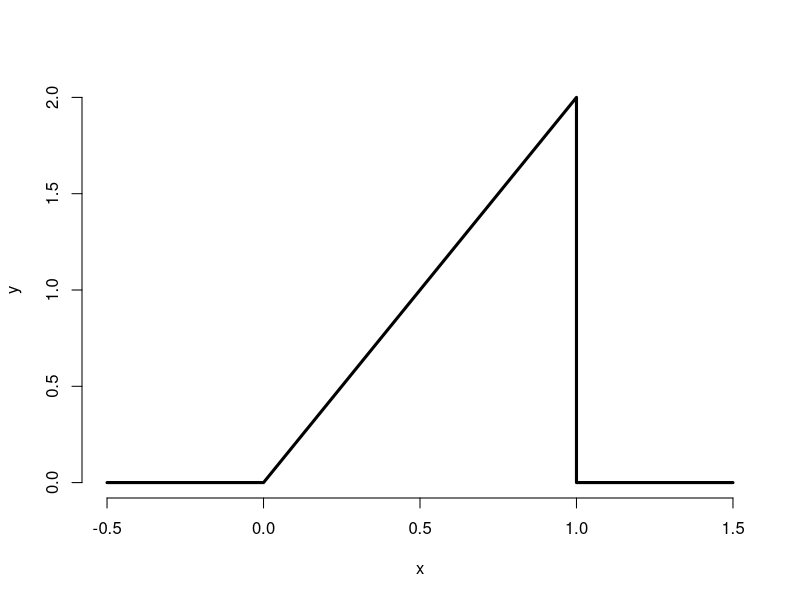
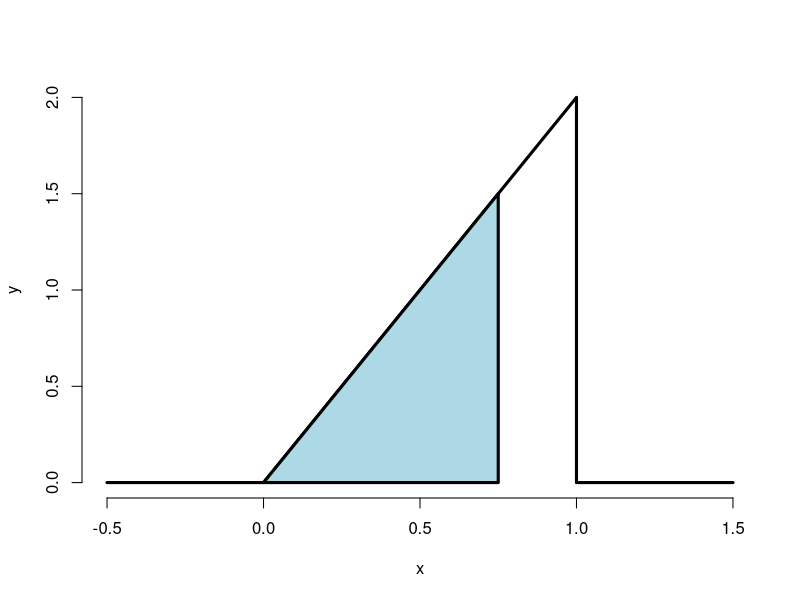
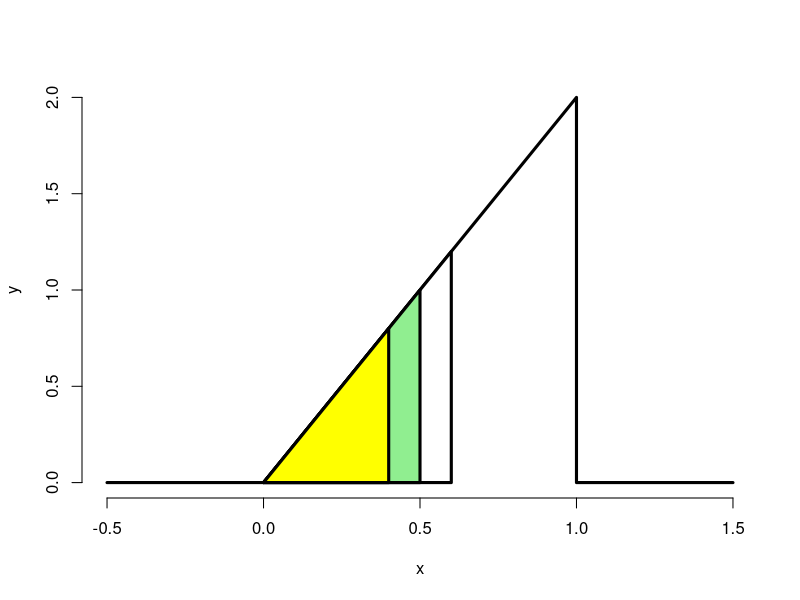
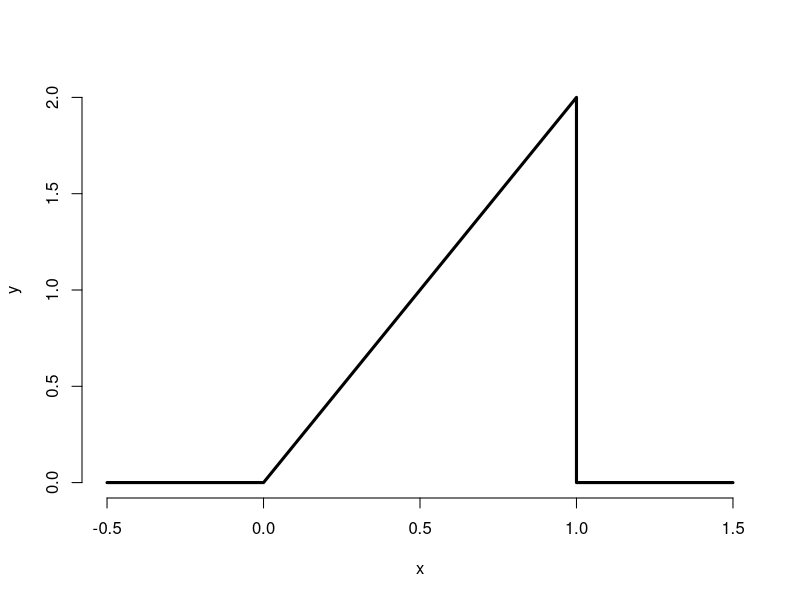

Here is the R script that generated these plots, in order:
# Statistical Inference
# Probability

# Example of Implementing Probability Calculus

# The National Sleep Foundation (www.sleepfoundation.org) reports that around 3% 
# of the American population has sleep apnea. They also report that around 10% 
# of the North American and European population has restless leg syndrome. 
# Does this imply that 13% of people will have at least one sleep problems of 
# these sorts? In other words, can we simply add these two probabilities?

# Answer: No, the events can simultaneosly occur and so they are not mutually exclusive
# Events that cannot simultaneously occur are mutually exclusive and the probability
# of at least one of the 2 occuring is given by the sum of their respective propabilities
# So:
# A1 = {sleep apnea}
# A2 = {RLS}
# P(A1 U A2) = P(A1) + P(A2) - P(A1  intersection A2)
# = 0.13 - Probability of having both

# Probability density functions
# Suppose that the proportion of help calls that get addressed in a random day 
# by a help line is given by f(x) = 2 x  for 1 > x > 0 , 0 otherwise
x <- c(-0.5, 0, 1, 1, 1.5)
y <- c(0, 0, 2, 0, 0)
plot(x, y, lwd = 3, frame = FALSE, type = "l")
# is this a valid pdf?
# Conditions are:
# 1. It must be larger or equal to zero anywhere
# 2. The total area under it must be one
# Checking:
# 1. All positive - ok
# 2. area = (base * height) / 2 = 1 - ok

# What's the probability that 75% or fewer calls get addressed?
plot(x, y, lwd = 3, frame = FALSE, type = "l")
polygon(c(0, .75, .75, 0), c(0, 0, 1.5, 0), lwd = 3, col = "lightblue")
# area = (0.75 * 1.5) / 2 = 0.5625
pbeta(0.75, 2, 1) # beta distribution

# CFD and survival function
# CDF is the probability that the random variable'X' is less than or equal to 'x'.
# the distribution function can then be writen:
# F(x) = P(X < = x)
# The survival function of a random variable 'X' is the probability that the
# random variable is greater than 'x'.
# S(x) = P(X > x)
# S(x) = 1 - F(x)
# From the previous example:
# F(x) = P(X < = x) = (x * 2x) /2 = x^2
# The survival function:
# S(x) = 1 - x^2
# What would be the values for F(0.4), F(0.5) and F(0.6)?
# F(0.4) = 0.4 * 0.8 / 2 = 0.16
# F(0.5) = 0.5 * 1 / 2 = 0.25
# F(0.6) = 0.6 * 1.2 / 2 = 0.36
plot(x, y, lwd = 3, frame = FALSE, type = "l")
polygon(c(0, .6, .6, 0), c(0, 0, 1.2, 0), lwd = 3, col = "white")
polygon(c(0, .5, .5, 0), c(0, 0, 1, 0), lwd = 3, col = "lightgreen")
polygon(c(0, .4, .4, 0), c(0, 0, 0.8, 0), lwd = 3, col = "yellow")

pbeta(c(0.4, 0.5, 0.6), 2, 1)
pbeta(c(0.4, 0.5, 0.6), 2, 1, lower.tail = FALSE) # for survival function

# Quantiles
# What is the median of the distribution of the example below:
plot(x, y, lwd = 3, frame = FALSE, type = "l")
# area = 0.5
# 0.5 = F(x) = x^ 2
# median = sqrt(0.5) = 0.707
# 50% of the days, 70% of the calls, or fewer get answer. 
# And 50% of the 70% of the calls or more get answered
qbeta(0.5, 2, 1)
